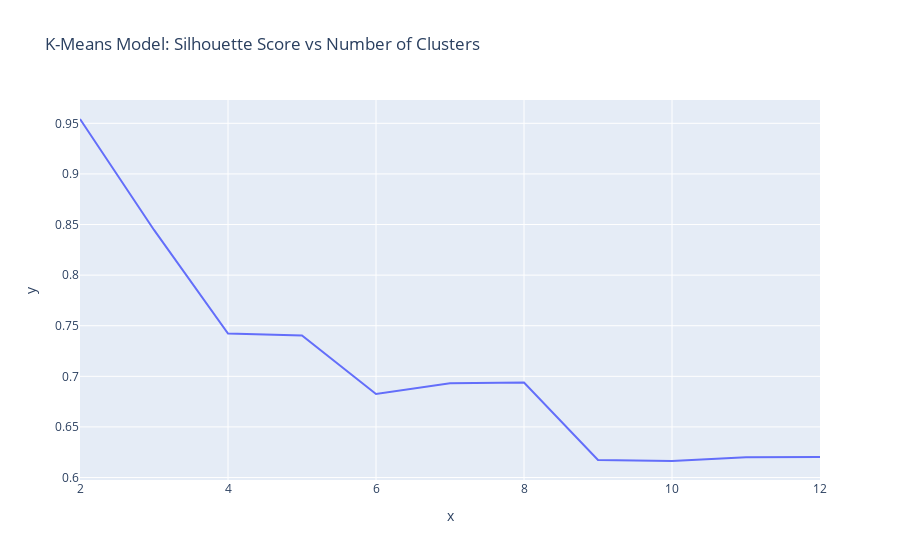

This figure's notebook cell:
### Markdown cell above
The trick with choosing the right number of clusters is to look for the "bend in the elbow" for this plot. In other words, we want to pick the point where the drop in inertia becomes less dramatic and the line begins to flatten out. In this case, it looks like the sweet spot is 3.

### Code cell
# Create a line plot of `silhouette_scores` vs `n_clusters`
fig = px.line(
    x=n_clusters,
    y=silhouette_scores,
    title="K-Means Model: Silhouette Score vs Number of Clusters"
)

fig.show()

### Figure 1 — Plotly figure (JSON) as saved in the notebook; plotly's stock layout.template omitted (floating-point values rounded to 4 significant figures)
{"data": [{"hovertemplate": "x=%{x}<br>y=%{y}<extra></extra>", "legendgroup": "", "line": {"color": "#636efa", "dash": "solid"}, "marker": {"symbol": "circle"}, "mode": "lines", "name": "", "orientation": "v", "showlegend": false, "type": "scatter", "x": [2, 3, 4, 5, 6, 7, 8, 9, 10, 11, 12], "xaxis": "x", "y": [0.9543, 0.8447, 0.7422, 0.7405, 0.6826, 0.6931, 0.6938, 0.6174, 0.6163, 0.6201, 0.6203], "yaxis": "y"}], "layout": {"legend": {"tracegroupgap": 0}, "title": {"text": "K-Means Model: Silhouette Score vs Number of Clusters"}, "xaxis": {"anchor": "y", "domain": [0, 1], "title": {"text": "x"}}, "yaxis": {"anchor": "x", "domain": [0, 1], "title": {"text": "y"}}}}
